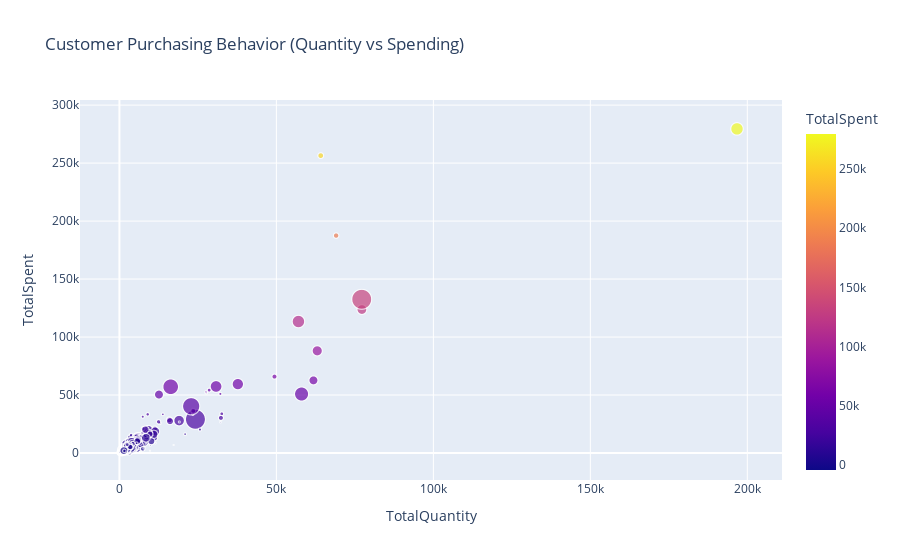

The notebook cell saved with this chart:
### Code cell
# 2. Customers by Quantity Purchased
fig2 = px.scatter(
    customer_summary,
    x="TotalQuantity",
    y="TotalSpent",
    size="UniqueProducts",
    color="TotalSpent",
    title="Customer Purchasing Behavior (Quantity vs Spending)"
)
fig2.show()

### Figure 1 — Plotly figure (JSON) as saved in the notebook; plotly's stock layout.template omitted (floating-point values rounded to 4 significant figures; data arrays with more than 128 entries replaced by an {"elided": "..."} marker saying what was removed)
{"data": [{"hovertemplate": "TotalQuantity=%{x}<br>TotalSpent=%{marker.color}<br>UniqueProducts=%{marker.size}<extra></extra>", "legendgroup": "", "marker": {"color": {"elided": "4372 float values"}, "coloraxis": "coloraxis", "size": {"elided": "4372 int values"}, "sizemode": "area", "sizeref": 4.485, "symbol": "circle"}, "mode": "markers", "name": "", "showlegend": false, "type": "scattergl", "x": {"elided": "4372 int values"}, "xaxis": "x", "y": {"elided": "4372 float values"}, "yaxis": "y"}], "layout": {"coloraxis": {"colorbar": {"title": {"text": "TotalSpent"}}, "colorscale": [[0, "#0d0887"], [0.1111, "#46039f"], [0.2222, "#7201a8"], [0.3333, "#9c179e"], [0.4444, "#bd3786"], [0.5556, "#d8576b"], [0.6667, "#ed7953"], [0.7778, "#fb9f3a"], [0.8889, "#fdca26"], [1, "#f0f921"]]}, "legend": {"itemsizing": "constant", "tracegroupgap": 0}, "title": {"text": "Customer Purchasing Behavior (Quantity vs Spending)"}, "xaxis": {"anchor": "y", "domain": [0, 1], "title": {"text": "TotalQuantity"}}, "yaxis": {"anchor": "x", "domain": [0, 1], "title": {"text": "TotalSpent"}}}}
